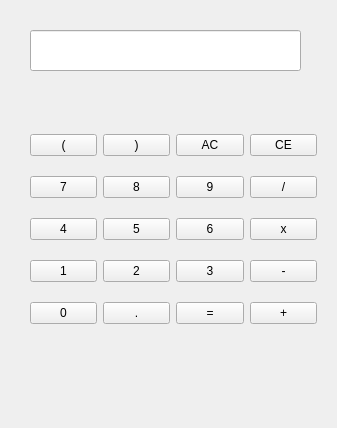
<?xml version="1.0" encoding="UTF-8"?>
<ui version="4.0">
 <class>MainWidget</class>
 <widget class="QWidget" name="MainWidget">
  <property name="geometry">
   <rect>
    <x>0</x>
    <y>0</y>
    <width>337</width>
    <height>428</height>
   </rect>
  </property>
  <property name="windowTitle">
   <string>MainWidget</string>
  </property>
  <widget class="QLineEdit" name="display">
   <property name="geometry">
    <rect>
     <x>30</x>
     <y>30</y>
     <width>271</width>
     <height>41</height>
    </rect>
   </property>
   <property name="font">
    <font>
     <pointsize>26</pointsize>
    </font>
   </property>
  </widget>
  <widget class="QWidget" name="layoutWidget">
   <property name="geometry">
    <rect>
     <x>30</x>
     <y>120</y>
     <width>287</width>
     <height>221</height>
    </rect>
   </property>
   <property name="minimumSize">
    <size>
     <width>281</width>
     <height>151</height>
    </size>
   </property>
   <layout class="QVBoxLayout" name="verticalLayout">
    <item>
     <layout class="QHBoxLayout" name="horizontalLayout">
      <item>
       <widget class="QPushButton" name="pushButton_left">
        <property name="minimumSize">
         <size>
          <width>67</width>
          <height>18</height>
         </size>
        </property>
        <property name="text">
         <string>(</string>
        </property>
       </widget>
      </item>
      <item>
       <widget class="QPushButton" name="pushButton_right">
        <property name="minimumSize">
         <size>
          <width>66</width>
          <height>18</height>
         </size>
        </property>
        <property name="text">
         <string>)</string>
        </property>
       </widget>
      </item>
      <item>
       <widget class="QPushButton" name="pushButton_AC">
        <property name="minimumSize">
         <size>
          <width>66</width>
          <height>18</height>
         </size>
        </property>
        <property name="text">
         <string>AC</string>
        </property>
       </widget>
      </item>
      <item>
       <widget class="QPushButton" name="pushButton_CE">
        <property name="minimumSize">
         <size>
          <width>66</width>
          <height>18</height>
         </size>
        </property>
        <property name="text">
         <string>CE</string>
        </property>
       </widget>
      </item>
     </layout>
    </item>
    <item>
     <layout class="QHBoxLayout" name="horizontalLayout_2">
      <item>
       <widget class="QPushButton" name="pushButton_7">
        <property name="minimumSize">
         <size>
          <width>67</width>
          <height>18</height>
         </size>
        </property>
        <property name="text">
         <string>7</string>
        </property>
       </widget>
      </item>
      <item>
       <widget class="QPushButton" name="pushButton_8">
        <property name="minimumSize">
         <size>
          <width>66</width>
          <height>18</height>
         </size>
        </property>
        <property name="text">
         <string>8</string>
        </property>
       </widget>
      </item>
      <item>
       <widget class="QPushButton" name="pushButton_9">
        <property name="minimumSize">
         <size>
          <width>66</width>
          <height>18</height>
         </size>
        </property>
        <property name="text">
         <string>9</string>
        </property>
       </widget>
      </item>
      <item>
       <widget class="QPushButton" name="pushButton_div">
        <property name="minimumSize">
         <size>
          <width>66</width>
          <height>18</height>
         </size>
        </property>
        <property name="text">
         <string>/</string>
        </property>
       </widget>
      </item>
     </layout>
    </item>
    <item>
     <layout class="QHBoxLayout" name="horizontalLayout_3">
      <item>
       <widget class="QPushButton" name="pushButton_4">
        <property name="minimumSize">
         <size>
          <width>67</width>
          <height>18</height>
         </size>
        </property>
        <property name="text">
         <string>4</string>
        </property>
       </widget>
      </item>
      <item>
       <widget class="QPushButton" name="pushButton_5">
        <property name="minimumSize">
         <size>
          <width>66</width>
          <height>18</height>
         </size>
        </property>
        <property name="text">
         <string>5</string>
        </property>
       </widget>
      </item>
      <item>
       <widget class="QPushButton" name="pushButton_6">
        <property name="minimumSize">
         <size>
          <width>66</width>
          <height>18</height>
         </size>
        </property>
        <property name="text">
         <string>6</string>
        </property>
       </widget>
      </item>
      <item>
       <widget class="QPushButton" name="pushButton_mul">
        <property name="minimumSize">
         <size>
          <width>66</width>
          <height>18</height>
         </size>
        </property>
        <property name="text">
         <string>x</string>
        </property>
       </widget>
      </item>
     </layout>
    </item>
    <item>
     <layout class="QHBoxLayout" name="horizontalLayout_4">
      <item>
       <widget class="QPushButton" name="pushButton_1">
        <property name="minimumSize">
         <size>
          <width>67</width>
          <height>18</height>
         </size>
        </property>
        <property name="text">
         <string>1</string>
        </property>
       </widget>
      </item>
      <item>
       <widget class="QPushButton" name="pushButton_2">
        <property name="minimumSize">
         <size>
          <width>66</width>
          <height>18</height>
         </size>
        </property>
        <property name="text">
         <string>2</string>
        </property>
       </widget>
      </item>
      <item>
       <widget class="QPushButton" name="pushButton_3">
        <property name="minimumSize">
         <size>
          <width>66</width>
          <height>18</height>
         </size>
        </property>
        <property name="text">
         <string>3</string>
        </property>
       </widget>
      </item>
      <item>
       <widget class="QPushButton" name="pushButton_sub">
        <property name="minimumSize">
         <size>
          <width>66</width>
          <height>18</height>
         </size>
        </property>
        <property name="text">
         <string>-</string>
        </property>
       </widget>
      </item>
     </layout>
    </item>
    <item>
     <layout class="QHBoxLayout" name="horizontalLayout_5">
      <item>
       <widget class="QPushButton" name="pushButton_0">
        <property name="minimumSize">
         <size>
          <width>67</width>
          <height>18</height>
         </size>
        </property>
        <property name="text">
         <string>0</string>
        </property>
       </widget>
      </item>
      <item>
       <widget class="QPushButton" name="pushButton_dot">
        <property name="minimumSize">
         <size>
          <width>66</width>
          <height>18</height>
         </size>
        </property>
        <property name="text">
         <string>.</string>
        </property>
       </widget>
      </item>
      <item>
       <widget class="QPushButton" name="pushButton_evl">
        <property name="minimumSize">
         <size>
          <width>66</width>
          <height>18</height>
         </size>
        </property>
        <property name="text">
         <string>=</string>
        </property>
       </widget>
      </item>
      <item>
       <widget class="QPushButton" name="pushButton_add">
        <property name="minimumSize">
         <size>
          <width>66</width>
          <height>18</height>
         </size>
        </property>
        <property name="text">
         <string>+</string>
        </property>
       </widget>
      </item>
     </layout>
    </item>
   </layout>
  </widget>
 </widget>
 <resources/>
 <connections/>
</ui>
